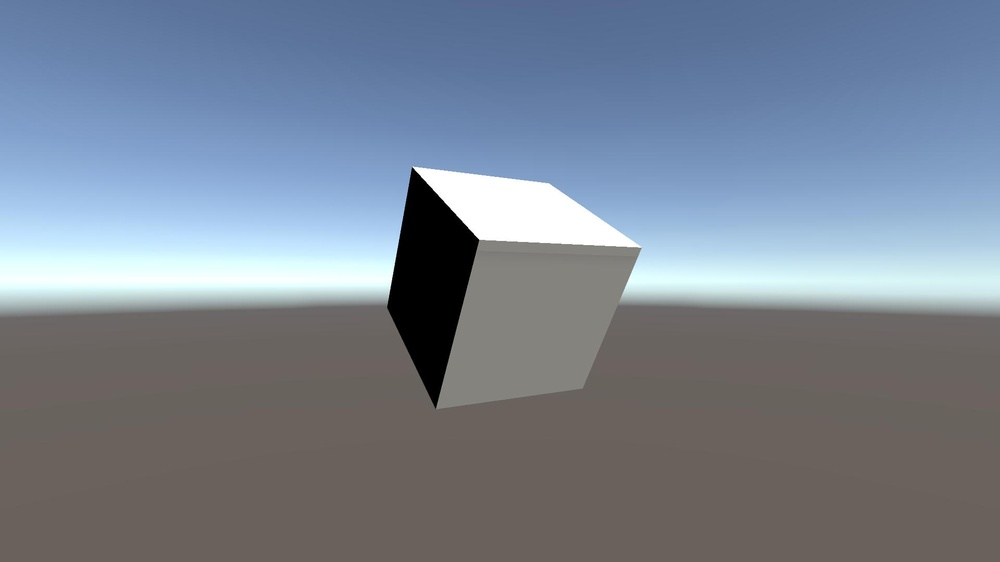
//> input picture Draft/Source Code/cubel.jpg, 1000 x 562 px, shrunk from 1920 x 1080 before the run
$ ./SGBM   (built with g++ and OpenCV 4)
//> lines starting //> are read from the running program, lines starting //| are printed output that depends on the picture
//#include "stdafx.h"
#include<bits/stdc++.h>
#include "opencv2/opencv.hpp"
using namespace std;
using namespace cv;
int main()
{
 Mat left = imread("cubel.jpg", IMREAD_GRAYSCALE);
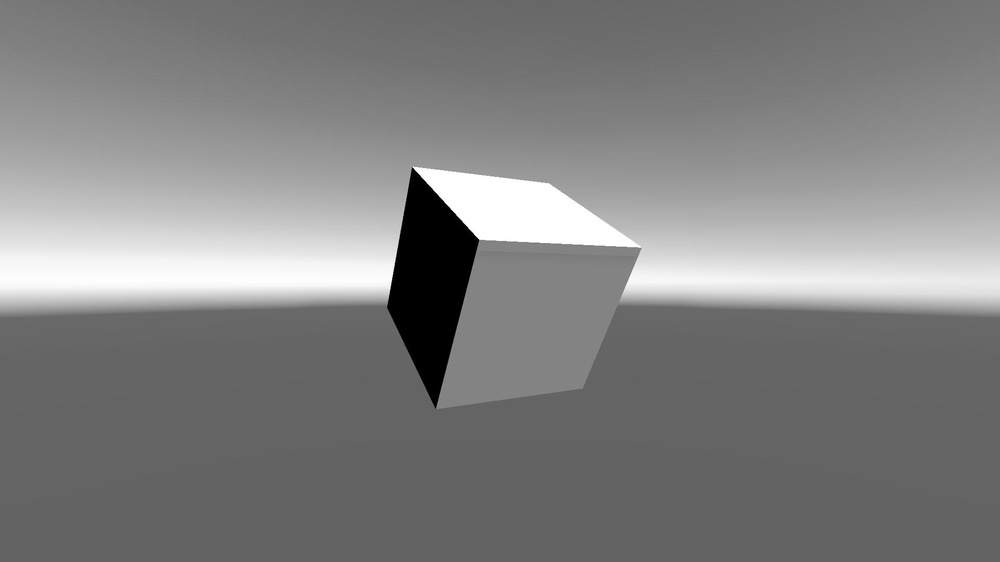
//> left: 562 rows x 1000 cols, CV_8UC1; min 0, max 255, mean 129.4
 Mat right = imread("cuber.jpg", IMREAD_GRAYSCALE);
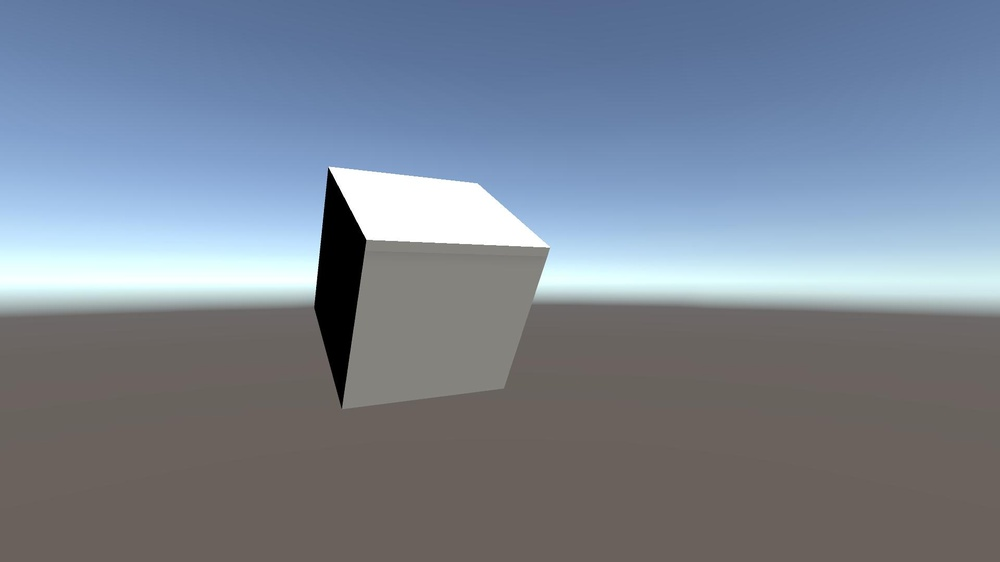
//> input picture Draft/Source Code/cuber.jpg, 1000 x 562 px, shrunk from 1920 x 1080 before the run
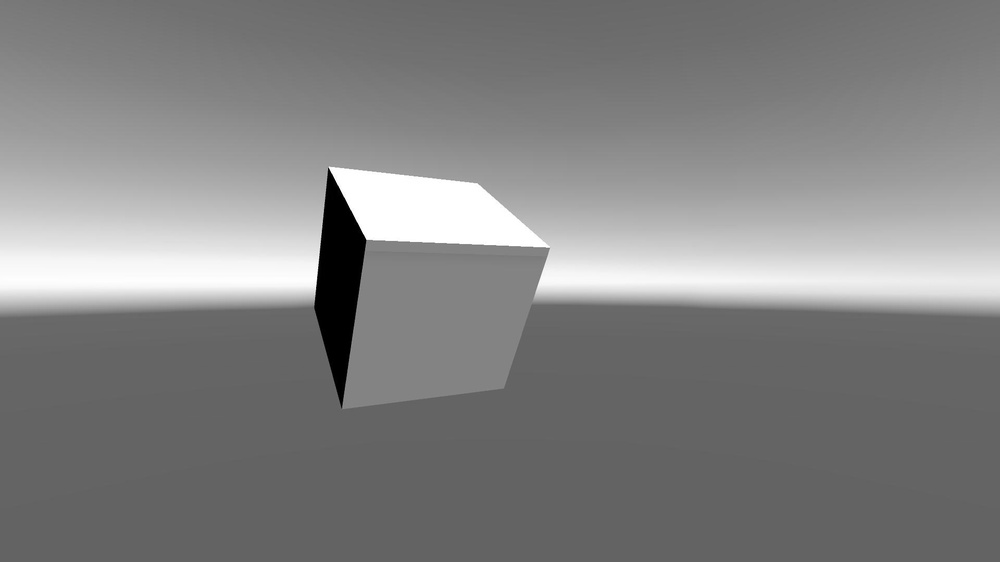
//> right: 562 rows x 1000 cols, CV_8UC1; min 0, max 255, mean 130.9
 Mat disp;
 int mindisparity = 0;
 int ndisparities = 64;
 int SADWindowSize = 5;
 //SGBM
 cv::Ptr<cv::StereoSGBM> sgbm = cv::StereoSGBM::create(mindisparity, ndisparities, SADWindowSize);
 int P1 = 8 * left.channels() * SADWindowSize* SADWindowSize;
//> P1 = 200
 int P2 = 10 * left.channels() * SADWindowSize* SADWindowSize;
//> P2 = 250
 sgbm->setP1(P1);
 sgbm->setP2(P2);
 sgbm->setPreFilterCap(15);
 sgbm->setUniquenessRatio(10);
 sgbm->setSpeckleRange(2);
 sgbm->setSpeckleWindowSize(100);
 sgbm->setDisp12MaxDiff(1);
 //sgbm->setMode(cv::StereoSGBM::MODE_HH);
 sgbm->compute(left, right, disp);
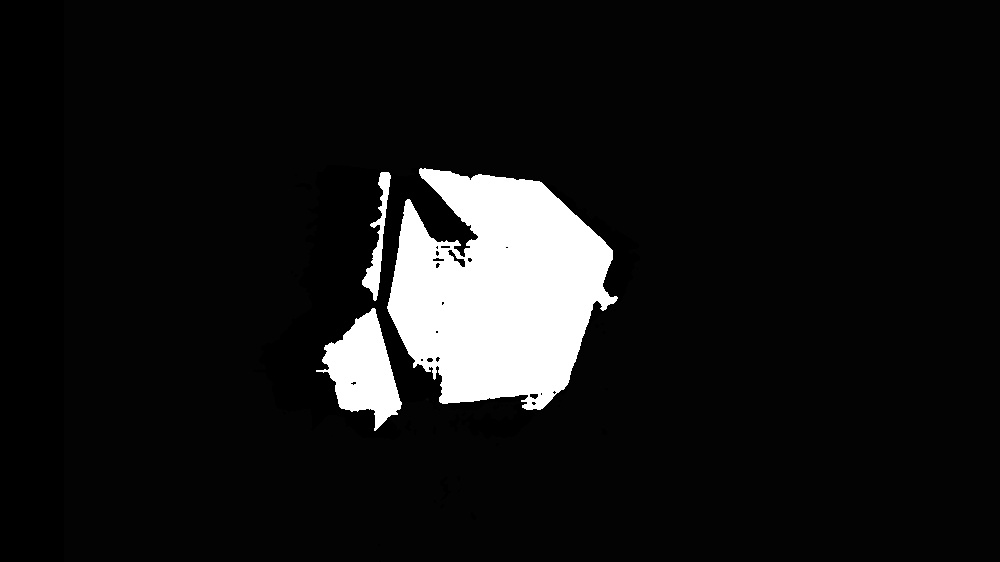
//> disp: 562 rows x 1000 cols, CV_16SC1; min -16, max 1008, mean 77.5; drawn with min black and max white
 disp.convertTo(disp, CV_32F, 1.0 / 16);                //divided by 16 to get the real value
//> disp: 562 rows x 1000 cols, CV_32FC1
 Mat disp8U = Mat(disp.rows, disp.cols, CV_8UC1);       //show
 normalize(disp, disp8U, 0, 255, NORM_MINMAX, CV_8UC1);
 imwrite("SGBM2.jpg", disp8U);
 //imshow("Disparity",disp8U);
 //waitKey();
 return 0;
}
